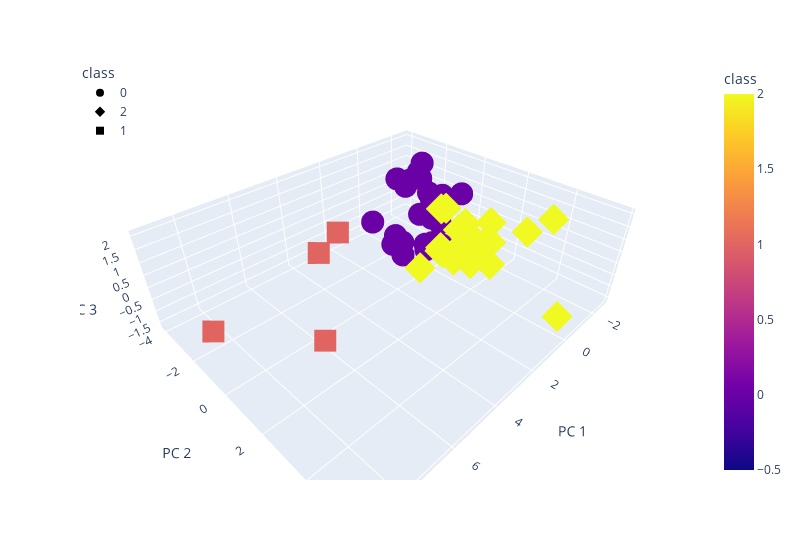

The cell this chart's notebook holds for it:
### Markdown cell above
### Plot clusters for k=3

### Code cell
#Get the clusters for k=3
pca_three_clusters = get_clusters(3, df_us_demo_pca)

#Plot the 3D-scatter data
fig = px.scatter_3d(
    pca_three_clusters,
    x='PC 1',
    y='PC 2',
    z='PC 3',
    color='class',
    symbol='class',
    width=800
)

fig.update_layout(legend=dict(x=0, y=1))
fig.show()

### Figure 1 — Plotly figure (JSON) as saved in the notebook; plotly's stock layout.template omitted (floating-point values rounded to 4 significant figures)
{"data": [{"hovertemplate": "class=%{marker.color}<br>PC 1=%{x}<br>PC 2=%{y}<br>PC 3=%{z}<extra></extra>", "legendgroup": "0", "marker": {"color": [0, 0, 0, 0, 0, 0, 0, 0, 0, 0, 0, 0, 0, 0, 0, 0, 0, 0, 0, 0, 0, 0, 0, 0, 0], "coloraxis": "coloraxis", "symbol": "circle"}, "mode": "markers", "name": "0", "scene": "scene", "showlegend": true, "type": "scatter3d", "x": [-0.5471, -1.084, -1.833, -1.495, 1.797, -0.678, -2.612, 0.108, 0.1856, 0.6442, -0.1323, -1.881, -2.171, 0.5659, 0.98, 1.22, -0.822, 1.277, -1.586, -0.5762, 0.01846, -2.39, 0.7023, -2.166, -0.3733], "y": [-0.6702, -1.883, -1.757, 0.06113, -0.341, -0.1322, -4.029, -0.6989, -1.178, -1.063, -0.1935, -0.1405, -2.657, -1.49, -0.7218, -1.05, -0.3893, -2.13, -0.9758, -0.9152, -0.3559, -2.407, -0.1614, -2.363, -0.4681], "z": [-1.249, 1.579, 0.1185, 1.137, 0.4633, -0.9569, -0.3226, 2.073, 1.87, -0.6598, -0.6385, -0.8023, 1.389, 1.943, -0.9554, -0.4943, -0.1005, 0.09785, 0.6699, -1.232, -0.9817, -0.008586, 0.9938, -0.9783, 0.2781]}, {"hovertemplate": "class=%{marker.color}<br>PC 1=%{x}<br>PC 2=%{y}<br>PC 3=%{z}<extra></extra>", "legendgroup": "2", "marker": {"color": [2, 2, 2, 2, 2, 2, 2, 2, 2, 2, 2, 2, 2, 2, 2, 2, 2, 2, 2, 2, 2], "coloraxis": "coloraxis", "symbol": "diamond"}, "mode": "markers", "name": "2", "scene": "scene", "showlegend": true, "type": "scatter3d", "x": [-0.8636, 0.2388, -0.9227, 0.1461, 1.445, -0.9997, 0.2043, -0.8347, -0.6511, -0.2235, -0.05996, -0.7751, -0.8443, -0.9203, -1.164, -0.9312, -0.366, -1.317, 0.5296, 0.5065, -1.574], "y": [4.332, 0.5761, 0.3749, 1.563, 0.6201, 2.068, 0.5251, 0.5514, 1.598, 0.8951, 0.4711, 0.5238, 1.851, 0.8686, 0.7763, 3.442, 1.592, 1.78, 5.777, 0.7005, 1.525], "z": [1.954, -0.3531, -1.204, 1.073, -0.6836, -1.013, -0.5392, -0.02504, -0.2446, -1.004, 1.202, -1.632, -0.03727, -0.01243, -1.31, 1.064, -0.8955, -0.2724, -0.5116, 1.478, 0.4037]}, {"hovertemplate": "class=%{marker.color}<br>PC 1=%{x}<br>PC 2=%{y}<br>PC 3=%{z}<extra></extra>", "legendgroup": "1", "marker": {"color": [1, 1, 1, 1], "coloraxis": "coloraxis", "symbol": "square"}, "mode": "markers", "name": "1", "scene": "scene", "showlegend": true, "type": "scatter3d", "x": [9.065, 3.073, 3.534, 6.557], "y": [-0.6381, -3.471, -1.534, 1.34], "z": [0.1933, -1.166, 0.8238, -0.5225]}], "layout": {"coloraxis": {"colorbar": {"title": {"text": "class"}}, "colorscale": [[0, "#0d0887"], [0.1111, "#46039f"], [0.2222, "#7201a8"], [0.3333, "#9c179e"], [0.4444, "#bd3786"], [0.5556, "#d8576b"], [0.6667, "#ed7953"], [0.7778, "#fb9f3a"], [0.8889, "#fdca26"], [1, "#f0f921"]]}, "legend": {"title": {"text": "class"}, "tracegroupgap": 0, "x": 0, "y": 1}, "margin": {"t": 60}, "scene": {"domain": {"x": [0, 1], "y": [0, 1]}, "xaxis": {"title": {"text": "PC 1"}}, "yaxis": {"title": {"text": "PC 2"}}, "zaxis": {"title": {"text": "PC 3"}}}, "width": 800}}
